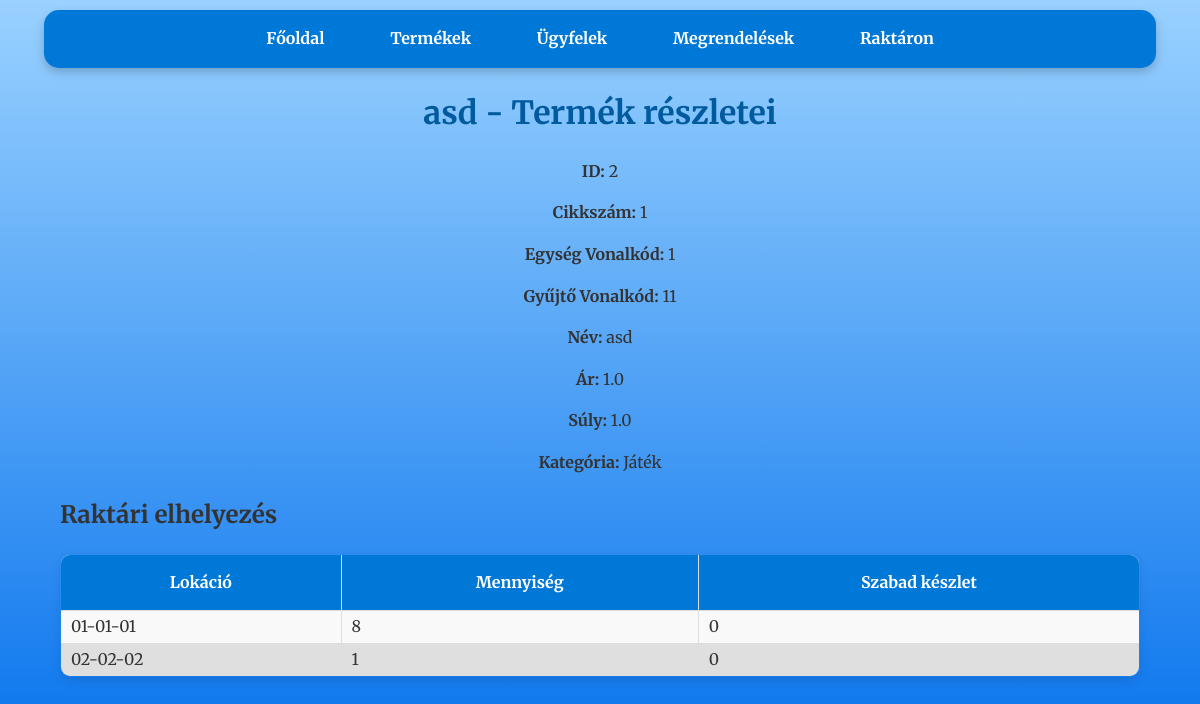
Before: /product/1 with the older database file.
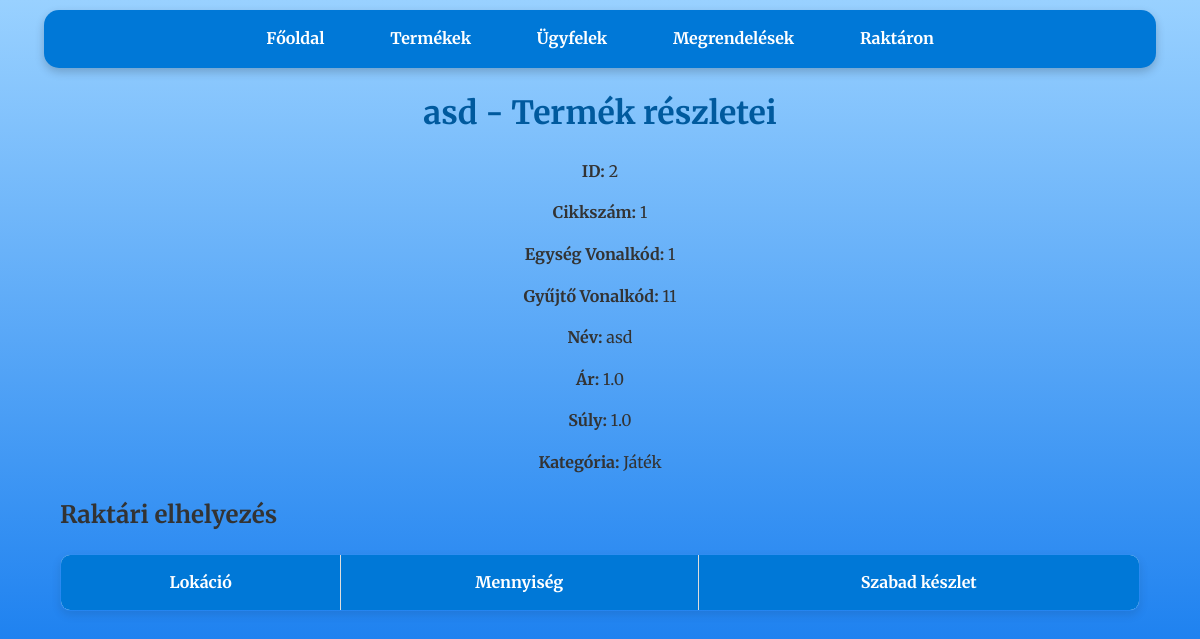
After: the same page with the newer database file.
### tables this page shows
CREATE TABLE stock (
                    id INTEGER PRIMARY KEY,
                    cikkszam TEXT,
                    lokacio TEXT,
                    mennyiseg INTEGER,
                    order_id INTEGER,
                    FOREIGN KEY(cikkszam) REFERENCES products(cikkszam),
                    FOREIGN KEY(order_id) REFERENCES orders(id));

### raktar_program-master/app.py (the view)
@app.route('/product/<cikkszam>')
def product_details(cikkszam):
    conn = get_db_connection()
    product = conn.execute(
        'SELECT * FROM products WHERE cikkszam = ?',
        (cikkszam,)
    ).fetchone()
    stock = conn.execute(
        '''SELECT stock.id, stock.lokacio,
                            (SELECT SUM(mennyiseg)
                            FROM stock s
                            WHERE s.cikkszam = ? AND s.lokacio = stock.lokacio) AS total_mennyiseg,
                            (SELECT SUM(mennyiseg)
                            FROM stock s
                            WHERE s.cikkszam = ? AND s.lokacio = stock.lokacio  AND s.order_id IS NULL) AS mennyiseg_null
                            FROM products JOIN stock ON stock.cikkszam = products.cikkszam
                            WHERE stock.order_id IS NULL''',
        (cikkszam, cikkszam)
    ).fetchall()
    conn.close()
    return render_template(
        'product_details.html',
        product=product,
        stock=stock
    )

### raktar_program-master/app.py (called while the page is built)
def get_db_connection():
    conn = sqlite3.connect('database.db')
    conn.row_factory = sqlite3.Row
    return conn

### raktar_program-master/templates/product_details.html (shortened to what this page needs)
<!DOCTYPE html>
<html lang="hu">
<head>
    <link rel="stylesheet" href="{{ url_for('static', filename='css/style.css') }}">
</head>
<body>
    <nav>
        <a href="{{ url_for('index') }}">Főoldal</a>
        <a href="{{ url_for('products') }}">Termékek</a>
        <a href="{{ url_for('customers') }}">Ügyfelek</a>
        <a href="{{ url_for('orders') }}">Megrendelések</a>
        <a href="{{ url_for('stock') }}">Raktáron</a>
    </nav>
    <h1>{{ product.nev }} - Termék részletei</h1>
    <div class="product-details">
        <p><strong>ID:</strong> {{ product.id }}</p>
        <p><strong>Cikkszám:</strong> {{ product.cikkszam }}</p>
        <p><strong>Egység Vonalkód:</strong> {{ product.egyseg_vonalkod }}</p>
        <p><strong>Gyűjtő Vonalkód:</strong> {{ product.gyujto_vonalkod }}</p>
        <p><strong>Név:</strong> {{ product.nev }}</p>
        <p><strong>Ár:</strong> {{ product.ar }}</p>
        <p><strong>Súly:</strong> {{ product.suly }}</p>
        <p><strong>Kategória:</strong> {{ product.kategoria }}</p>
    </div>
    <div class="container">
        <h2>Raktári elhelyezés</h2>
        <table>
            <thead>
                <tr>
                    <th>Lokáció</th>
                    <th>Mennyiség</th>
                    <th>Szabad készlet</th>
                </tr>
            </thead>
            <tbody>
                {% for item in stock %}
                <tr>
                    <td>{{ item.lokacio }}</td>
                    <td>{{ item.total_mennyiseg }}</td>
                    <td>{{ item.mennyiseg_null }}</td>
                </tr>
                {% endfor %}
            </tbody>
        </table>
    </div>
</body>
</html>

Changed rows visible on the page:
removed stock: lokacio "01-01-01", total_mennyiseg "8", mennyiseg_null "0"
removed stock: lokacio "02-02-02", total_mennyiseg "1", mennyiseg_null "0"
